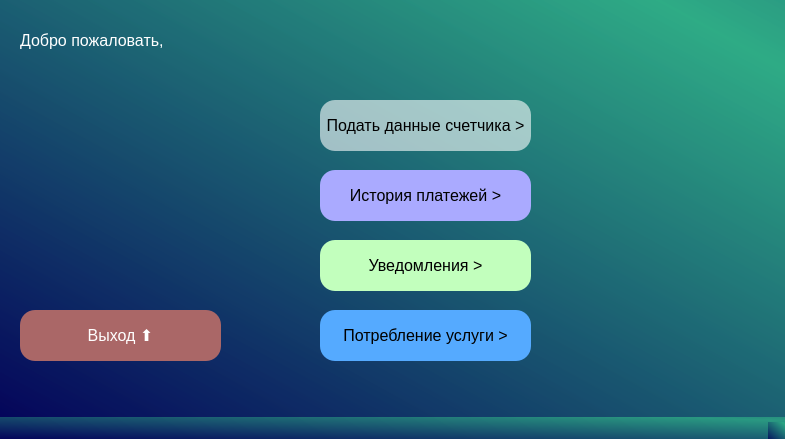
<?xml version="1.0" encoding="UTF-8"?>
<ui version="4.0">
 <class>exit_2</class>
 <widget class="QMainWindow" name="exit_2">
  <property name="geometry">
   <rect>
    <x>0</x>
    <y>0</y>
    <width>785</width>
    <height>439</height>
   </rect>
  </property>
  <property name="tabletTracking">
   <bool>false</bool>
  </property>
  <property name="windowTitle">
   <string>Помощник ТСЖ</string>
  </property>
  <property name="windowIcon">
   <iconset>
    <normaloff>management_resource_organization_team_talent_icon_260184.png</normaloff>management_resource_organization_team_talent_icon_260184.png</iconset>
  </property>
  <property name="autoFillBackground">
   <bool>false</bool>
  </property>
  <property name="styleSheet">
   <string notr="true">background-color: qlineargradient(spread:reflect, x1:0, y1:1, x2:0.920455, y2:0.085, stop:0 rgba(0, 0, 88, 190), stop:1 rgba(43, 170, 132, 190));</string>
  </property>
  <widget class="QWidget" name="centralwidget">
   <widget class="QPushButton" name="exit">
    <property name="geometry">
     <rect>
      <x>20</x>
      <y>310</y>
      <width>201</width>
      <height>51</height>
     </rect>
    </property>
    <property name="font">
     <font>
      <pointsize>12</pointsize>
     </font>
    </property>
    <property name="styleSheet">
     <string notr="true">color: rgb(255, 255, 255);
background-color: rgb(170, 103, 103);
border-radius: 15px;
</string>
    </property>
    <property name="text">
     <string>Выход ⬆</string>
    </property>
   </widget>
   <widget class="QLabel" name="welcome">
    <property name="geometry">
     <rect>
      <x>20</x>
      <y>20</y>
      <width>371</width>
      <height>41</height>
     </rect>
    </property>
    <property name="font">
     <font>
      <pointsize>12</pointsize>
     </font>
    </property>
    <property name="mouseTracking">
     <bool>false</bool>
    </property>
    <property name="tabletTracking">
     <bool>false</bool>
    </property>
    <property name="layoutDirection">
     <enum>Qt::LeftToRight</enum>
    </property>
    <property name="styleSheet">
     <string notr="true">background-color: rgba(255, 255, 255, 0);
border-color: rgba(255, 255, 255, 0);
color: rgb(255, 255, 255);</string>
    </property>
    <property name="text">
     <string>Добро пожаловать, </string>
    </property>
   </widget>
   <widget class="QPushButton" name="metersdata">
    <property name="geometry">
     <rect>
      <x>320</x>
      <y>100</y>
      <width>211</width>
      <height>51</height>
     </rect>
    </property>
    <property name="font">
     <font>
      <pointsize>12</pointsize>
      <weight>50</weight>
      <italic>false</italic>
      <bold>false</bold>
      <underline>false</underline>
      <strikeout>false</strikeout>
      <stylestrategy>PreferDefault</stylestrategy>
      <kerning>true</kerning>
     </font>
    </property>
    <property name="styleSheet">
     <string notr="true">background-color: rgba(255, 255, 255, 150);
border-radius: 15px;</string>
    </property>
    <property name="text">
     <string>Подать данные счетчика &gt;</string>
    </property>
   </widget>
   <widget class="QPushButton" name="Bill_history">
    <property name="geometry">
     <rect>
      <x>320</x>
      <y>170</y>
      <width>211</width>
      <height>51</height>
     </rect>
    </property>
    <property name="font">
     <font>
      <pointsize>12</pointsize>
     </font>
    </property>
    <property name="styleSheet">
     <string notr="true">background-color: rgb(170, 170, 255);
border-radius: 15px;
</string>
    </property>
    <property name="text">
     <string>История платежей &gt;</string>
    </property>
   </widget>
   <widget class="QPushButton" name="notifications">
    <property name="geometry">
     <rect>
      <x>320</x>
      <y>240</y>
      <width>211</width>
      <height>51</height>
     </rect>
    </property>
    <property name="font">
     <font>
      <pointsize>12</pointsize>
     </font>
    </property>
    <property name="styleSheet">
     <string notr="true">border-radius: 15px;
background-color: rgb(194, 255, 189);</string>
    </property>
    <property name="text">
     <string>Уведомления &gt;</string>
    </property>
   </widget>
   <widget class="QPushButton" name="graphics">
    <property name="geometry">
     <rect>
      <x>320</x>
      <y>310</y>
      <width>211</width>
      <height>51</height>
     </rect>
    </property>
    <property name="font">
     <font>
      <pointsize>12</pointsize>
     </font>
    </property>
    <property name="styleSheet">
     <string notr="true">border-radius: 15px;
background-color:rgb(85, 170, 255)</string>
    </property>
    <property name="text">
     <string>Потребление услуги &gt;</string>
    </property>
   </widget>
   <zorder>welcome</zorder>
   <zorder>exit</zorder>
   <zorder>metersdata</zorder>
   <zorder>Bill_history</zorder>
   <zorder>notifications</zorder>
   <zorder>graphics</zorder>
  </widget>
  <widget class="QMenuBar" name="menubar">
   <property name="geometry">
    <rect>
     <x>0</x>
     <y>0</y>
     <width>785</width>
     <height>21</height>
    </rect>
   </property>
  </widget>
  <widget class="QStatusBar" name="statusbar"/>
 </widget>
 <resources/>
 <connections/>
</ui>
